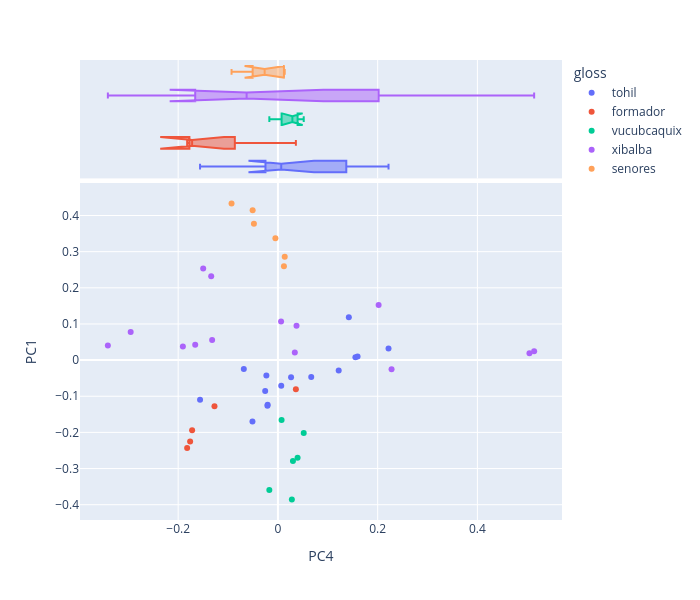

The cell this chart's notebook holds for it:
### Code cell
plot_comps(4,1)

### Figure 1 — Plotly figure (JSON) as saved in the notebook; plotly's stock layout.template omitted (floating-point values rounded to 4 significant figures)
{"data": [{"customdata": [["Este es el principio de las antiguas his"], ["Entonces existieron también sus esposas "], ["Balam-Quitzé, Balam-Acab, Mahucutah e Iq"], ["Y no tenían fuego. Solamente lo tenían l"], ["Hubo, sin embargo, una tribu que hurtó e"], ["Llegaron por entonces a la cumbre de una"], ["Y nuevamente les habló su dios. Así les "], ["He aquí, pues, la aurora, y la aparición"], ["Y ahora referiremos su estancia y su per"], ["Ahora bien, muchos pueblos fueron fundán"], ["He aquí cómo comenzó el robo de los homb"], ["Entonces celebraron consejo nuevamente t"], ["Estaban, pues, Balam-Quitzé, Balam-Acab,"], ["Y como ya presentían su muerte y su fin,"], ["Luego dispusieron irse al Oriente, pensa"]], "hovertemplate": "<b>%{hovertext}</b><br><br>gloss=tohil<br>PC4=%{x}<br>PC1=%{y}<br>chap_text=%{customdata[0]}<extra></extra>", "hovertext": ["0:1", "3:3", "3:4", "3:5", "3:6", "3:7", "3:8", "3:9", "3:10", "4:1", "4:2", "4:3", "4:4", "4:5", "4:6"], "legendgroup": "tohil", "marker": {"color": "#636efa", "symbol": "circle"}, "mode": "markers", "name": "tohil", "orientation": "v", "showlegend": true, "type": "scatter", "x": [0.06682, -0.02552, -0.02314, -0.1561, -0.02058, 0.1219, -0.02094, -0.05104, 0.006681, 0.02639, -0.06837, 0.1554, 0.1597, 0.2218, 0.1422], "xaxis": "x", "y": [-0.04708, -0.08549, -0.04253, -0.1098, -0.1236, -0.02896, -0.126, -0.1702, -0.07093, -0.04775, -0.02496, 0.007816, 0.01015, 0.03219, 0.1186], "yaxis": "y"}, {"alignmentgroup": "True", "customdata": [["Este es el principio de las antiguas his"], ["Entonces existieron también sus esposas "], ["Balam-Quitzé, Balam-Acab, Mahucutah e Iq"], ["Y no tenían fuego. Solamente lo tenían l"], ["Hubo, sin embargo, una tribu que hurtó e"], ["Llegaron por entonces a la cumbre de una"], ["Y nuevamente les habló su dios. Así les "], ["He aquí, pues, la aurora, y la aparición"], ["Y ahora referiremos su estancia y su per"], ["Ahora bien, muchos pueblos fueron fundán"], ["He aquí cómo comenzó el robo de los homb"], ["Entonces celebraron consejo nuevamente t"], ["Estaban, pues, Balam-Quitzé, Balam-Acab,"], ["Y como ya presentían su muerte y su fin,"], ["Luego dispusieron irse al Oriente, pensa"]], "hovertemplate": "<b>%{hovertext}</b><br><br>gloss=tohil<br>PC4=%{x}<br>chap_text=%{customdata[0]}<extra></extra>", "hovertext": ["0:1", "3:3", "3:4", "3:5", "3:6", "3:7", "3:8", "3:9", "3:10", "4:1", "4:2", "4:3", "4:4", "4:5", "4:6"], "legendgroup": "tohil", "marker": {"color": "#636efa", "symbol": "circle"}, "name": "tohil", "notched": true, "offsetgroup": "tohil", "showlegend": false, "type": "box", "x": [0.06682, -0.02552, -0.02314, -0.1561, -0.02058, 0.1219, -0.02094, -0.05104, 0.006681, 0.02639, -0.06837, 0.1554, 0.1597, 0.2218, 0.1422], "xaxis": "x2", "yaxis": "y2"}, {"customdata": [["Esta es la relación de cómo todo estaba "], ["Luego hicieron a los animales pequeños d"], ["En seguida fueron aniquilados, destruido"], ["He aquí, pues, el principio de cuando se"], ["Estos son los nombres de los primeros ho"]], "hovertemplate": "<b>%{hovertext}</b><br><br>gloss=formador<br>PC4=%{x}<br>PC1=%{y}<br>chap_text=%{customdata[0]}<extra></extra>", "hovertext": ["1:1", "1:2", "1:3", "3:1", "3:2"], "legendgroup": "formador", "marker": {"color": "#EF553B", "symbol": "circle"}, "mode": "markers", "name": "formador", "orientation": "v", "showlegend": true, "type": "scatter", "x": [-0.172, -0.176, -0.1272, 0.03603, -0.182], "xaxis": "x", "y": [-0.1938, -0.225, -0.1273, -0.08044, -0.2433], "yaxis": "y"}, {"alignmentgroup": "True", "customdata": [["Esta es la relación de cómo todo estaba "], ["Luego hicieron a los animales pequeños d"], ["En seguida fueron aniquilados, destruido"], ["He aquí, pues, el principio de cuando se"], ["Estos son los nombres de los primeros ho"]], "hovertemplate": "<b>%{hovertext}</b><br><br>gloss=formador<br>PC4=%{x}<br>chap_text=%{customdata[0]}<extra></extra>", "hovertext": ["1:1", "1:2", "1:3", "3:1", "3:2"], "legendgroup": "formador", "marker": {"color": "#EF553B", "symbol": "circle"}, "name": "formador", "notched": true, "offsetgroup": "formador", "showlegend": false, "type": "box", "x": [-0.172, -0.176, -0.1272, 0.03603, -0.182], "xaxis": "x2", "yaxis": "y2"}, {"customdata": [["Había entonces muy poca claridad sobre l"], ["Este es el principio de la derrota y de "], ["Contaremos ahora el tiro de cerbatana qu"], ["He aquí ahora los hechos de Zipacná, el "], ["Contaremos ahora derrota de Zipacná por "], ["El tercero de los soberbios era el segun"]], "hovertemplate": "<b>%{hovertext}</b><br><br>gloss=vucubcaquix<br>PC4=%{x}<br>PC1=%{y}<br>chap_text=%{customdata[0]}<extra></extra>", "hovertext": ["1:4", "1:5", "1:6", "1:7", "1:8", "1:9"], "legendgroup": "vucubcaquix", "marker": {"color": "#00cc96", "symbol": "circle"}, "mode": "markers", "name": "vucubcaquix", "orientation": "v", "showlegend": true, "type": "scatter", "x": [-0.01719, 0.02795, 0.03947, 0.007372, 0.05176, 0.03014], "xaxis": "x", "y": [-0.3592, -0.3853, -0.2702, -0.1656, -0.2017, -0.2792], "yaxis": "y"}, {"alignmentgroup": "True", "customdata": [["Había entonces muy poca claridad sobre l"], ["Este es el principio de la derrota y de "], ["Contaremos ahora el tiro de cerbatana qu"], ["He aquí ahora los hechos de Zipacná, el "], ["Contaremos ahora derrota de Zipacná por "], ["El tercero de los soberbios era el segun"]], "hovertemplate": "<b>%{hovertext}</b><br><br>gloss=vucubcaquix<br>PC4=%{x}<br>chap_text=%{customdata[0]}<extra></extra>", "hovertext": ["1:4", "1:5", "1:6", "1:7", "1:8", "1:9"], "legendgroup": "vucubcaquix", "marker": {"color": "#00cc96", "symbol": "circle"}, "name": "vucubcaquix", "notched": true, "offsetgroup": "vucubcaquix", "showlegend": false, "type": "box", "x": [-0.01719, 0.02795, 0.03947, 0.007372, 0.05176, 0.03014], "xaxis": "x2", "yaxis": "y2"}, {"customdata": [["Ahora diremos también el nombre del padr"], ["En seguida fue la venida de los mensajer"], ["Esta es la historia de una doncella, hij"], ["Ahora bien, estaban con su madre Hunbatz"], ["Contaremos Ahora el nacimiento de Hunahp"], ["Comenzaron entonces sus trabajos, para d"], ["Muy contentos se fueron a jugar al patio"], ["Marcharon entonces, llevando cada uno su"], ["Esta era la primera prueba de Xibalbá. A"], ["Entraron después en la Casa del Frío. No"], ["En seguida llamó (Ixbalanqué) a todos lo"], ["He aquí la memoria de la muerte de Hunah"], ["Al quinto día volvieron a aparecer y fue"], ["En seguida dijeron sus nombres y se ensa"]], "hovertemplate": "<b>%{hovertext}</b><br><br>gloss=xibalba<br>PC4=%{x}<br>PC1=%{y}<br>chap_text=%{customdata[0]}<extra></extra>", "hovertext": ["2:1", "2:2", "2:3", "2:4", "2:5", "2:6", "2:7", "2:8", "2:9", "2:10", "2:11", "2:12", "2:13", "2:14"], "legendgroup": "xibalba", "marker": {"color": "#ab63fa", "symbol": "circle"}, "mode": "markers", "name": "xibalba", "orientation": "v", "showlegend": true, "type": "scatter", "x": [0.2019, -0.1498, 0.03733, 0.5044, 0.5138, 0.2279, 0.006381, -0.1319, -0.2952, -0.341, -0.1906, -0.1658, -0.1338, 0.03386], "xaxis": "x", "y": [0.1522, 0.2533, 0.09471, 0.01883, 0.02461, -0.02566, 0.1071, 0.05541, 0.078, 0.04064, 0.03746, 0.04231, 0.2323, 0.02106], "yaxis": "y"}, {"alignmentgroup": "True", "customdata": [["Ahora diremos también el nombre del padr"], ["En seguida fue la venida de los mensajer"], ["Esta es la historia de una doncella, hij"], ["Ahora bien, estaban con su madre Hunbatz"], ["Contaremos Ahora el nacimiento de Hunahp"], ["Comenzaron entonces sus trabajos, para d"], ["Muy contentos se fueron a jugar al patio"], ["Marcharon entonces, llevando cada uno su"], ["Esta era la primera prueba de Xibalbá. A"], ["Entraron después en la Casa del Frío. No"], ["En seguida llamó (Ixbalanqué) a todos lo"], ["He aquí la memoria de la muerte de Hunah"], ["Al quinto día volvieron a aparecer y fue"], ["En seguida dijeron sus nombres y se ensa"]], "hovertemplate": "<b>%{hovertext}</b><br><br>gloss=xibalba<br>PC4=%{x}<br>chap_text=%{customdata[0]}<extra></extra>", "hovertext": ["2:1", "2:2", "2:3", "2:4", "2:5", "2:6", "2:7", "2:8", "2:9", "2:10", "2:11", "2:12", "2:13", "2:14"], "legendgroup": "xibalba", "marker": {"color": "#ab63fa", "symbol": "circle"}, "name": "xibalba", "notched": true, "offsetgroup": "xibalba", "showlegend": false, "type": "box", "x": [0.2019, -0.1498, 0.03733, 0.5044, 0.5138, 0.2279, 0.006381, -0.1319, -0.2952, -0.341, -0.1906, -0.1658, -0.1338, 0.03386], "xaxis": "x2", "yaxis": "y2"}, {"customdata": [["Chi-lzmachí es el nombre del asiento de "], ["Después de haberse levantado de allá vin"], ["De esta manera se completaron los veinti"], ["He aquí ahora los nombres de la sexta ge"], ["Diremos ahora el nombre de la casa del D"], ["He aquí, pues, las generaciones y el ord"]], "hovertemplate": "<b>%{hovertext}</b><br><br>gloss=senores<br>PC4=%{x}<br>PC1=%{y}<br>chap_text=%{customdata[0]}<extra></extra>", "hovertext": ["4:7", "4:8", "4:9", "4:10", "4:11", "4:12"], "legendgroup": "senores", "marker": {"color": "#FFA15A", "symbol": "circle"}, "mode": "markers", "name": "senores", "orientation": "v", "showlegend": true, "type": "scatter", "x": [-0.005041, -0.09298, -0.04812, 0.01365, 0.0121, -0.05068], "xaxis": "x", "y": [0.3371, 0.4329, 0.3772, 0.2858, 0.2598, 0.4148], "yaxis": "y"}, {"alignmentgroup": "True", "customdata": [["Chi-lzmachí es el nombre del asiento de "], ["Después de haberse levantado de allá vin"], ["De esta manera se completaron los veinti"], ["He aquí ahora los nombres de la sexta ge"], ["Diremos ahora el nombre de la casa del D"], ["He aquí, pues, las generaciones y el ord"]], "hovertemplate": "<b>%{hovertext}</b><br><br>gloss=senores<br>PC4=%{x}<br>chap_text=%{customdata[0]}<extra></extra>", "hovertext": ["4:7", "4:8", "4:9", "4:10", "4:11", "4:12"], "legendgroup": "senores", "marker": {"color": "#FFA15A", "symbol": "circle"}, "name": "senores", "notched": true, "offsetgroup": "senores", "showlegend": false, "type": "box", "x": [-0.005041, -0.09298, -0.04812, 0.01365, 0.0121, -0.05068], "xaxis": "x2", "yaxis": "y2"}], "layout": {"height": 600, "legend": {"title": {"text": "gloss"}, "tracegroupgap": 0}, "margin": {"t": 60}, "width": 700, "xaxis": {"anchor": "y", "autorange": true, "domain": [0, 1], "range": [-0.3969, 0.5697], "title": {"text": "PC4"}, "type": "linear"}, "xaxis2": {"anchor": "y2", "autorange": true, "domain": [0, 1], "matches": "x", "range": [-0.3969, 0.5697], "showgrid": true, "showticklabels": false, "type": "linear"}, "yaxis": {"anchor": "x", "autorange": true, "domain": [0, 0.7326], "range": [-0.4423, 0.4899], "title": {"text": "PC1"}, "type": "linear"}, "yaxis2": {"anchor": "x2", "autorange": true, "domain": [0.7426, 1], "matches": "y2", "range": [-0.5, 4.5], "showgrid": false, "showline": false, "showticklabels": false, "ticks": "", "type": "category"}}}
